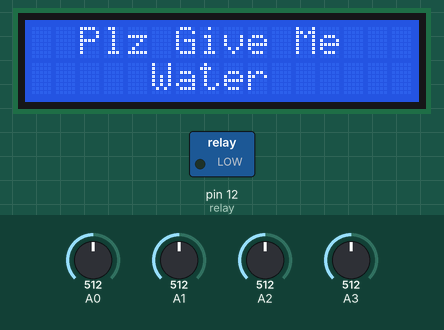
This sketch was run on a simulated Arduino Uno, built with avr-gcc and run on an emulated ATmega328P. On the bench: 16×2 character LCD, switched loads named in the sketch (green lamp = pin HIGH). The inputs (shaded band) are chosen by the test bench; at power-on: A0 = 512, A1 = 512, A2 = 512, A3 = 512. The audio player accepts every command and is not drawn; what the sketch prints to the serial monitor is not drawn.

Above: at 2.2 s.
2.8 s: A0 set to 587
5.9 s: A0 set to 617
At 10.0 s:
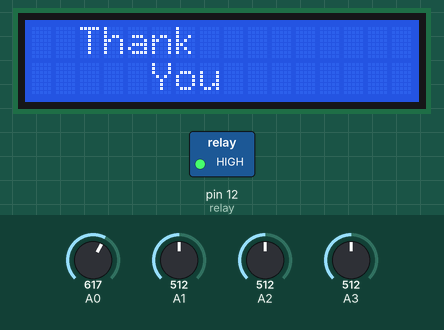
10.4 s: A1 set to 207
14.6 s: A1 set to 183
At 20.9 s:
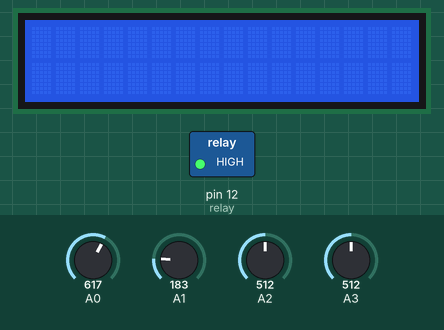
21.0 s: A0 set to 590
At 25.1 s:
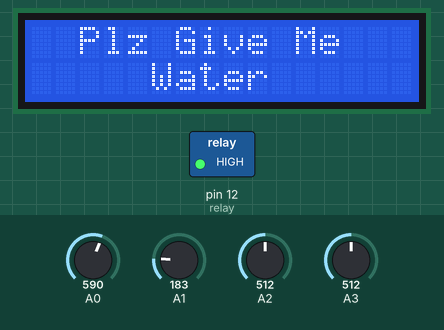
27.4 s: A0 set to 610
At 29.6 s:
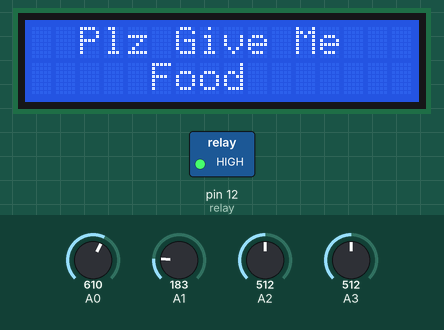
Timing chart, 0 to 31.1 s (numbered marks = the images above; inputs shaded):
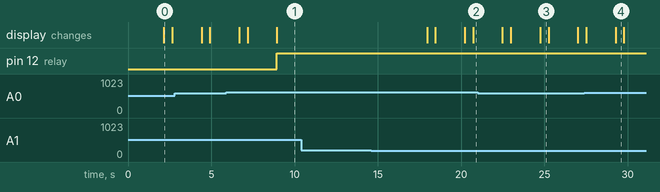

Measured:
- the behaviour switches between 600 and 601 on A0 (found by bisection; images 0 and 1)
- the behaviour switches between 201 and 200 on A1 (found by bisection; images 1 and 2)
- after the input at 5.9 s, pin 12 (relay): LOW → HIGH after 3.0 s; the display: first differs from a run without the input after 3.0 s (image 1)
- after the input at 10.4 s, every drawn part: stays the same
- after the input at 14.6 s, the display: first changes after 3.4 s (image 2 shows a later state)
- after the input at 21.0 s, the display: first differs from a run without the input after 3.7 s (image 3)
- after the input at 27.4 s, the display: first differs from a run without the input after 1.9 s (image 4)
- what the display in image 0 shows lasts 0.5 s, from 2.2 s to 2.7 s

The sketch:

complete_project.ino
```cpp
#include "SoftwareSerial.h"
#include "DFRobotDFPlayerMini.h"
#include <Wire.h>
#include <LiquidCrystal_I2C.h>
LiquidCrystal_I2C lcd(0x27, 16, 2);
static const uint8_t PIN_MP3_TX = 2; // Connects to module's RX
static const uint8_t PIN_MP3_RX = 3; // Connects to module's TX
SoftwareSerial softwareSerial(PIN_MP3_RX, PIN_MP3_TX);
DFRobotDFPlayerMini player;
int sensor1 = A0;
int sensor2= A1;
int sensor3= A3;

int sensor4=A3;
int relay=12;

void setup()
{
  pinMode(A0, INPUT);
  pinMode(A1, INPUT);
  pinMode(A2, INPUT);
  pinMode(A3, INPUT);
  pinMode(relay, OUTPUT);
  lcd.begin();
  lcd.setCursor(0, 0);
  lcd.print("Sign Conversion");
  lcd.setCursor(3, 1);
  lcd.print("Device !");
  Serial.begin(9600);
    // Init serial port for DFPlayer Mini
  softwareSerial.begin(9600);

  // Start communication with DFPlayer Mini
  if (player.begin(softwareSerial)) {
    Serial.println("OK");

    player.volume(40);


  } else {
    Serial.println("Connecting to DFPlayer Mini failed!");
  }
}

void loop()
{
  sensor1 = analogRead(A0);
  sensor2 = analogRead(A1);
  sensor3 = analogRead(A2);
  sensor4 = analogRead(A3);
  Serial.print("sensor1= ");
  Serial.println(sensor1);
  delay(500);
  Serial.print("sensor2= ");
  Serial.println(sensor2);
  delay(500);
  Serial.print("sensor3= ");
  Serial.println(sensor3);
  // Wait for 100 millisecond(s)
  Serial.print("sensor4= ");
  Serial.println(sensor4);
  delay(500); // Wait for 100 millisecond(s)
  if (sensor1<= 600) {

    Serial.println("Plz Give Me Water");
    player.playMp3Folder(2);
    lcd.clear();
    lcd.setCursor(0, 0);
    lcd.print("  Plz Give Me");
    lcd.setCursor(0, 1);
    lcd.print("     Water   ");
    delay(500);
    lcd.clear();

  }

  else if (sensor2<= 200) {

    Serial.println("Plz Give Me Food");
    player.playMp3Folder(1);
    lcd.clear();
    lcd.setCursor(0, 0);
    lcd.print("  Plz Give Me ");
    lcd.setCursor(0, 1);
    lcd.print("     Food   ");
    delay(500);
    lcd.clear();

  }


    else if (sensor4<800) {
    Serial.println("Thank You");
    player.playMp3Folder(4);
    digitalWrite(relay,HIGH);
    lcd.clear();
    lcd.setCursor(0, 0);
    lcd.print("  Thank");
    lcd.setCursor(0, 1);
    lcd.print("     You   ");
    delay(500);
  }

  else {
  }
  delay(200);
}
```
